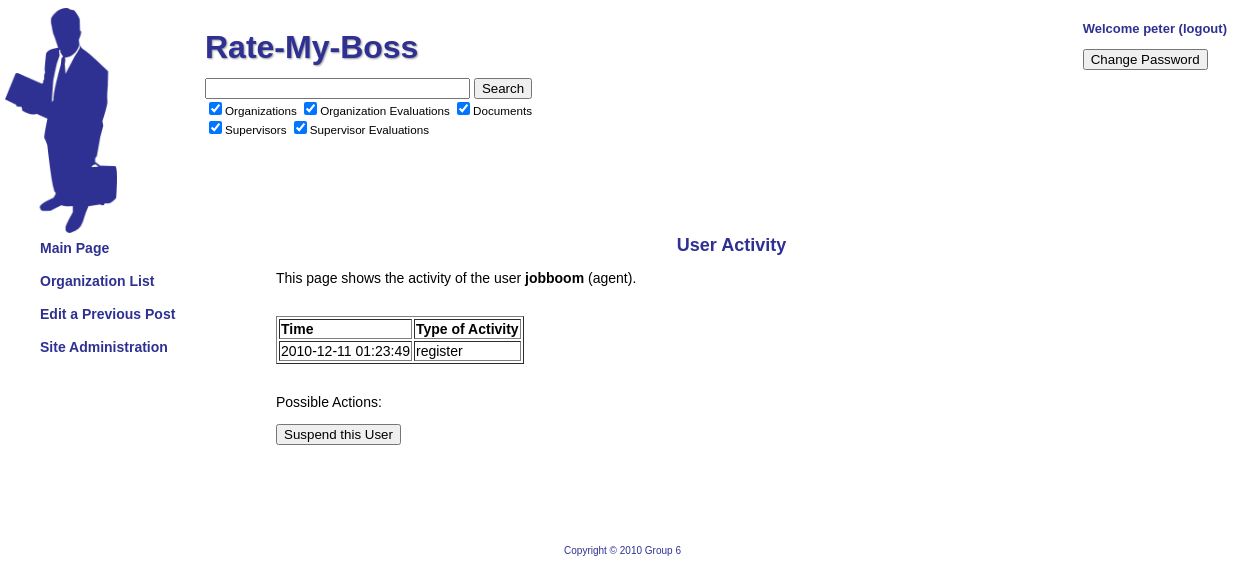
Screenshot of /index.php?page=siteadmin&id=5 (signed in) with the database file from the repository.
### tables this page shows
create table user
(
userId INT NOT NULL AUTO_INCREMENT,
name VARCHAR(40) NOT NULL,
password VARCHAR(40) NOT NULL,
type VARCHAR(40) NOT NULL,
question1 VARCHAR(100) NOT NULL,
question2 VARCHAR(100) NOT NULL,
question3 VARCHAR(100) NOT NULL,
answer1 VARCHAR(40) NOT NULL,
answer2 VARCHAR(40) NOT NULL,
answer3 VARCHAR(40) NOT NULL,
isPending INT NOT NULL,
PRIMARY KEY (userId)
);

create table userActivity
(
time TIMESTAMP DEFAULT CURRENT_TIMESTAMP NOT NULL,
userId INT NOT NULL,
type VARCHAR(40) NOT NULL,
PRIMARY KEY (time, userId, type),
FOREIGN KEY (userId) REFERENCES user
);

### php/pages/siteadminid.php (the view, shortened to what this page needs)
	<div class="main">
			<h1>User Activity</h1>
<?php
if ($_GET['id'] == 0) {
	include "../php/opendb.php";
	$query = "SELECT a.time, u.name, u.type, a.type FROM userActivity a JOIN user u ON a.userId=u.userId";
	$result = mysql_query($query);
	include "../php/closedb.php";
	echo "
		<p>This page shows the site activity for all users. If you wish to see the activities for
		a specific user, or see possible actions you can take against a user, return to the 'Site
		Administration' page and select the user.</p><br />
		<table border='1'>
		<tr>
		<td><strong>Time</strong></td>
		<td><strong>User Name</strong></td>
		<td><strong>User Type</strong></td>
		<td><strong>Type of Activity</strong></td>
		</tr>
		";
	while ($row = mysql_fetch_array($result)) {
		echo "
		<tr>
		<td>$row[time]</td>
		<td>$row[name]</td>
		<td>$row[type]</td>
		<td>$row[type]</td>
		</tr>";
	}
	echo "</table>";
}
else {
	$query = "SELECT * FROM userActivity WHERE userId=$_GET[id]";
	$result = mysql_query($query);
	$subquery = "SELECT * FROM user WHERE userId=$_GET[id]";
	$subresult = mysql_query($subquery);
	$subrow = mysql_fetch_array($subresult);
	echo "
		<p>This page shows the activity of the user <strong>$subrow[name]</strong> ($subrow[type]).</p><br />
		<table border='1'>
		<tr>
		<td><strong>Time</strong></td>
		<td><strong>Type of Activity</strong></td>
		</tr>
		";
	while ($row = mysql_fetch_array($result)) {
		echo "
		<tr>
		<td>$row[time]</td>
		<td>$row[type]</td>
		</tr>";
	}
	echo "</table>";
	if ($subrow['type'] != "admin" && $subrow['type'] != "finance") {
		echo "
			<br /><p>Possible Actions:
			<form action='' method='post'>
			<input type='submit' name='suspend' value='Suspend this User'/></form></p>
			";
	}
}
?>
	</div>

### www/style.css (style rules this page uses)
body { font-family: Helvetica, Arial, sans-serif; font-size: 14px; color: #000000; }
h1 { font-size: 18px; font-weight: bold; color: #2E3192; text-align: center; }
strong { font-weight: bold; }
.main { margin-top: 168px; margin-left: 268px; margin-right: 50px; }

### rows the page displays
user: name "jobboom", type "agent"
useractivity: time "2010-12-11 01:23:49", type "register"

### other values shown
$_SESSION['username'] "peter"
